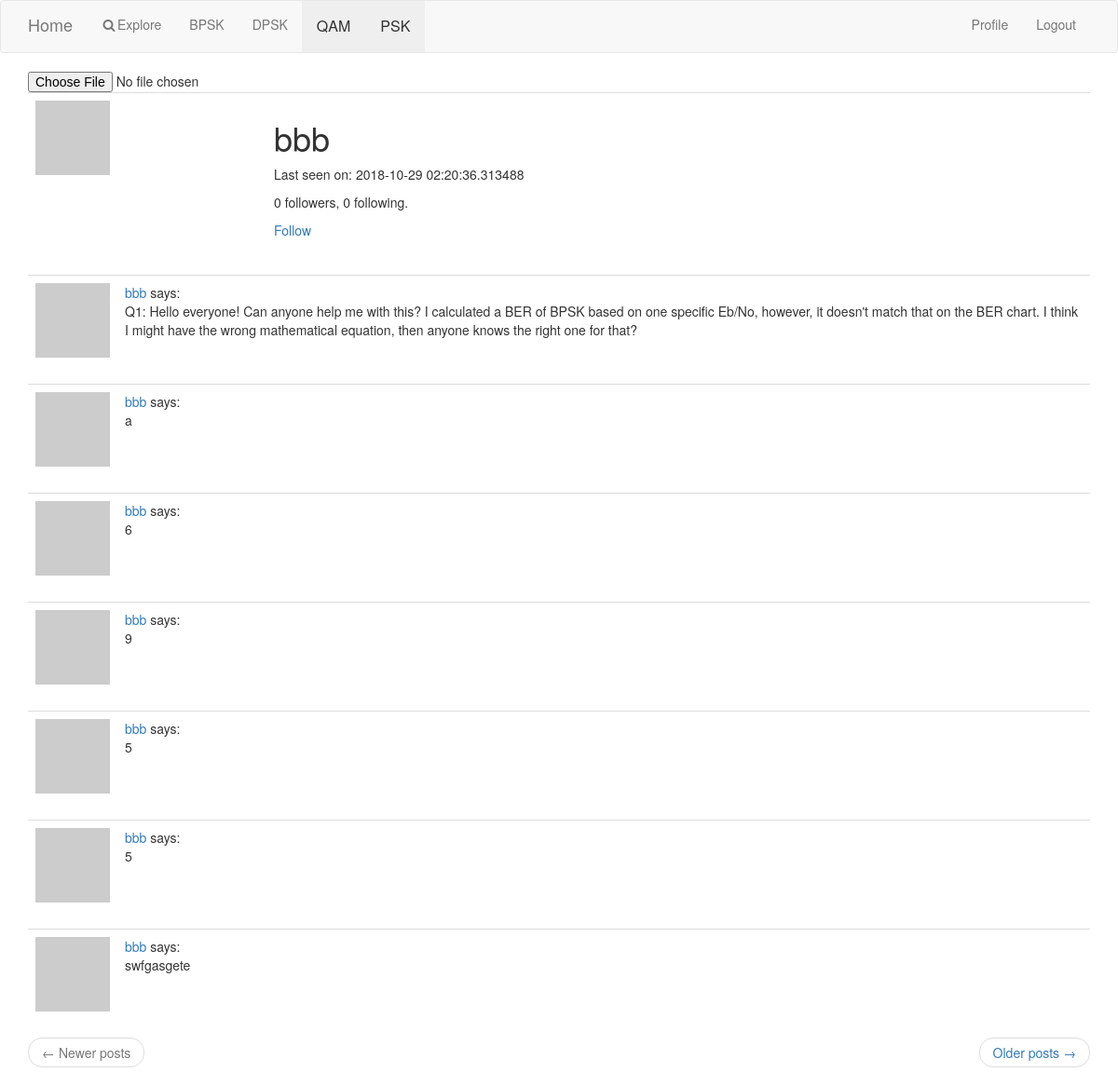
The page /user/bbb (signed in) on the database its author committed.
### app/models.py (models this page shows, shortened)
class User(UserMixin, db.Model):
    id = db.Column(db.Integer, primary_key=True)
    username = db.Column(db.String(64), index=True, unique=True)
    email = db.Column(db.String(120), index=True, unique=True)
    password_hash = db.Column(db.String(128))
    posts = db.relationship('Post', backref='author', lazy='dynamic')
    says = db.relationship('Say', backref='author', lazy='dynamic')
    about_me = db.Column(db.String(140))
    last_seen = db.Column(db.DateTime, default=datetime.utcnow)
    followed = db.relationship(
        'User', secondary=followers,
        primaryjoin=(followers.c.follower_id == id),
        secondaryjoin=(followers.c.followed_id == id),
        backref=db.backref('followers', lazy='dynamic'), lazy='dynamic')
    def avatar(self, size):
        digest = md5(self.email.lower().encode('utf-8')).hexdigest()
        return 'https://www.gravatar.com/avatar/{}?d=identicon&s={}'.format(
            digest, size)
    def is_following(self, user):
        return self.followed.filter(
            followers.c.followed_id == user.id).count() > 0

class Say(db.Model):
    id = db.Column(db.Integer, primary_key=True)
    body = db.Column(db.String(140))
    timestamp = db.Column(db.DateTime, index=True, default=datetime.utcnow)
    user_id = db.Column(db.Integer, db.ForeignKey('user.id'))

### app/routes.py (the view)
@app.route('/user/<username>')
@login_required
def user(username):
    user = User.query.filter_by(username=username).first_or_404()
    page = request.args.get('page', 1, type=int)
    says = user.says.order_by(Say.timestamp.desc()).paginate(
        page, app.config['SAYS_PER_PAGE'], False)
    next_url = url_for('user', username=user.username, page=says.next_num) \
        if says.has_next else None
    prev_url = url_for('user', username=user.username, page=says.prev_num) \
        if says.has_prev else None
    return render_template('user.html', user=user, says=says.items,
                           next_url=next_url, prev_url=prev_url)

### app/models.py (called while the page is built)
@login.user_loader
def load_user(id):
    return User.query.get(int(id))

### app/routes.py (called while the page is built)
@app.before_request
def before_request():
    if current_user.is_authenticated:
        current_user.last_seen = datetime.utcnow()
        db.session.commit()
    g.locale = str(get_locale())

### app/templates/user.html (shortened to what this page needs)
{% extends "base.html" %}
{% block app_content %}
    <table class="table table-hover">
        <tr>
            <td width="256px"><img src="{{ user.avatar(256) }}"></td>
            <input type="file" id="user.avatar">
            <td>
                <h1> {{ user.username }}</h1>
                {% if user.last_seen %}<p>Last seen on: {{ user.last_seen }}</p>{% endif %}
                <p>{{ user.followers.count() }} followers, {{ user.followed.count() }} following.</p>
                {% if user == current_user %}
                <p><a href="{{ url_for('edit_profile') }}">Edit your profile</a></p>
                {% elif not current_user.is_following(user) %}
                <p><a href="{{ url_for('follow', username=user.username) }}">Follow</a></p>
                {% else %}
                <p><a href="{{ url_for('unfollow', username=user.username) }}">Unfollow</a></p>
                {% endif %}
            </td>
        </tr>
    </div>
    {% for say in says %}
        {% include '_say.html' %}
    {% endfor %}
    <nav aria-label="...">
        <ul class="pager">
            <li class="previous{% if not prev_url %} disabled{% endif %}">
                <a href="{{ prev_url or '#' }}">
                    <span aria-hidden="true">&larr;</span> Newer posts
                </a>
            </li>
            <li class="next{% if not next_url %} disabled{% endif %}">
                <a href="{{ next_url or '#' }}">
                    Older posts <span aria-hidden="true">&rarr;</span>
                </a>
            </li>
        </ul>
    </nav>
{% endblock %}

### app/templates/_say.html
    <table class="table table-hover">
        <tr>
            <td width="70px">
                <a href="{{ url_for('user', username=say.author.username) }}">
                    <img src="{{ say.author.avatar(70) }}" />
                </a>
            </td>
            <td>
                <a href="{{ url_for('user', username=say.author.username) }}">
                    {{ say.author.username }}
                </a>
                says:
                <br>
                {{ say.body }}
            </td>
        </tr>
    </table>

### rows shown on the page
User: username "bbb", last_seen "2018-10-29 02:20:36.313488"
Say: author.username "bbb", body "Q1: Hello everyone! Can anyone help me with this? I calculated a BER of BPSK based on one specific Eb/No, however, it doesn't match that on the BER chart. I think I might have the wrong mathematical equation, then anyone knows the right one for that?"
Say: author.username "bbb", body "a"
Say: author.username "bbb", body "6"
Say: author.username "bbb", body "9"
Say: author.username "bbb", body "5"
Say: author.username "bbb", body "5"
Say: author.username "bbb", body "swfgasgete"

### other values the page prints
{{ user.followers.count() }} "0"
{{ user.followed.count() }} "0"
